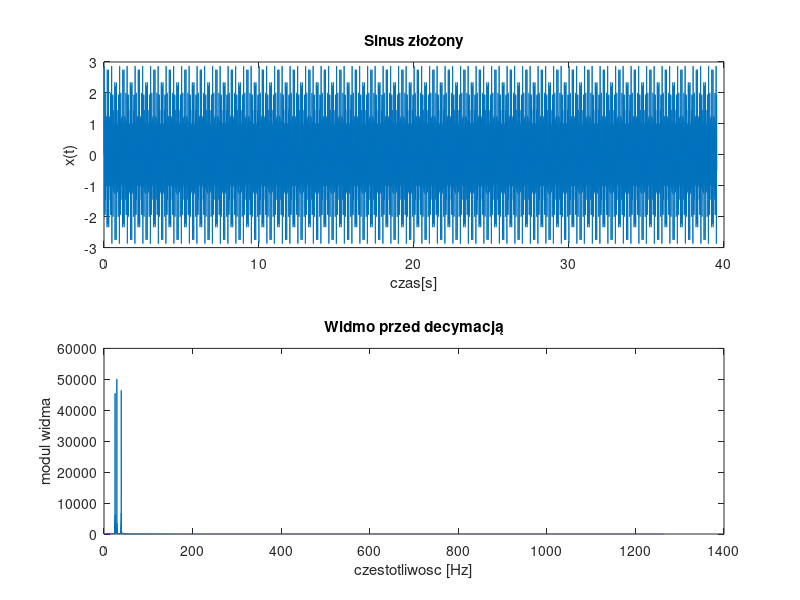
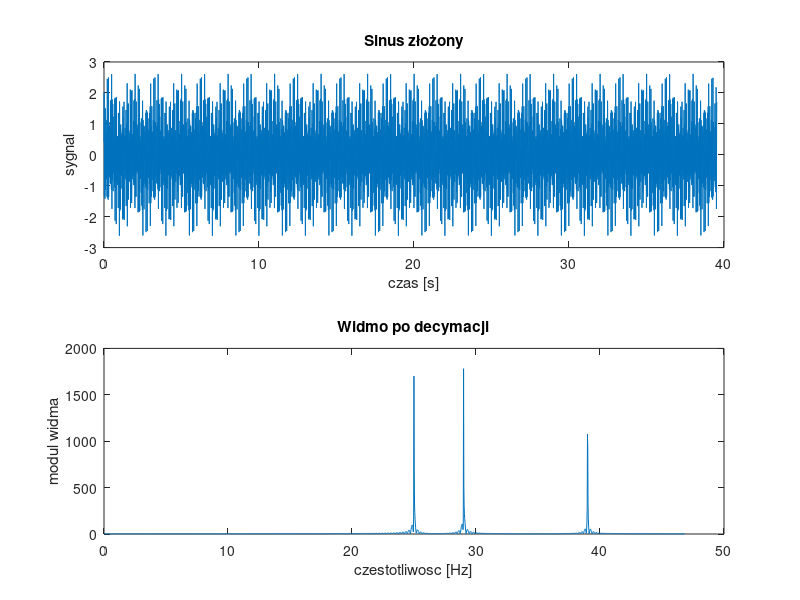

These figures' MATLAB source, in order:
clear all;
close all;

fp=2529;
ab=25;
cd=29;
ef=39;

N=100000;
t=(0:N-1)*1/fp;
x=sin(2*pi*ab*t)+sin(2*pi*cd*t)+sin(2*pi*ef*t);

subplot(211)
plot(t,x);
title('Sinus złożony');
xlabel('czas[s]');
ylabel('x(t)');


Nf=2^nextpow2(N);
N21= Nf/2 +1;
f=linspace(0, fp/2,N21);
vx = fft (x, Nf);
wx=abs(vx);
subplot(212)
plot(f,wx(1:N21))
xlabel('czestotliwosc [Hz]')
ylabel('modul widma')
title('Widmo przed decymacją');


dr=27;
y=decimate(x,dr);
Ny=length(y);
fpy=fp/dr;
ty=(0:Ny-1)*1/fpy;
figure(2)
subplot(211)
plot(ty,y)
xlabel('czas [s]')
ylabel('sygnal')
title('Sinus złożony');


Nfy=2^nextpow2(Ny);
N21y=Nfy/2 +1;
fy=linspace(0,fpy/2,N21y);
vy=fft(y,Nfy);
wy=abs(vy);
subplot(212)
plot(fy,wy(1:N21y));
xlabel('czestotliwosc [Hz]');
ylabel('modul widma')
title('Widmo po decymacji');